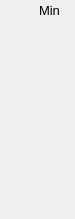
    <widget class="PyDMFrame" name="composite_3">
      <property name="geometry">
        <rect>
          <x>771</x>
          <y>60</y>
          <width>75</width>
          <height>219</height>
        </rect>
      </property>
      <widget class="QLabel" name="text_13">
        <property name="geometry">
          <rect>
            <x>39</x>
            <y>0</y>
            <width>30</width>
            <height>20</height>
          </rect>
        </property>
        <property name="text">
          <string>Min</string>
        </property>
        <property name="font" stdset="0">
          <font>
            <pointsize>10</pointsize>
          </font>
        </property>
        <property name="brush" stdset="0">
          <brush brushstyle="SolidPattern">
            <color alpha="255">
              <red>0</red>
              <green>0</green>
              <blue>0</blue>
            </color>
          </brush>
        </property>
        <property name="toolTip">
          <string>text_13</string>
        </property>
        <property name="alignment">
          <set>Qt::AlignLeading|Qt::AlignLeft|Qt::AlignVCenter</set>
        </property>
        <property name="styleSheet">
          <string notr="true">QLabel#text_13 {
  color: rgb(0, 0, 0);
  }</string>
        </property>
      </widget>
      <widget class="PyDMLabel" name="text_update_16">
        <property name="geometry">
          <rect>
            <x>0</x>
            <y>24</y>
            <width>75</width>
            <height>20</height>
          </rect>
        </property>
        <property name="toolTip">
          <string>PV: ${prefix}${ROI1}MinValue_RBV</string>
        </property>
        <property name="channel" stdset="0">
          <string>ca://${prefix}${ROI1}MinValue_RBV</string>
        </property>
        <property name="font" stdset="0">
          <font>
            <pointsize>10</pointsize>
          </font>
        </property>
        <property name="alignment">
          <set>Qt::AlignRight|Qt::AlignTrailing|Qt::AlignVCenter</set>
        </property>
        <property name="textInteractionFlags">
          <set>Qt::TextSelectableByKeyboard|Qt::TextSelectableByMouse</set>
        </property>
        <property name="styleSheet">
          <string notr="true">PyDMLabel#text_update_16 {
  color: rgb(42, 99, 228);
  background-color: rgb(187, 187, 187);
  }</string>
        </property>
      </widget>
      <widget class="PyDMLabel" name="text_update_17">
        <property name="geometry">
          <rect>
            <x>0</x>
            <y>49</y>
            <width>75</width>
            <height>20</height>
          </rect>
        </property>
        <property name="toolTip">
          <string>PV: ${prefix}${ROI2}MinValue_RBV</string>
        </property>
        <property name="channel" stdset="0">
          <string>ca://${prefix}${ROI2}MinValue_RBV</string>
        </property>
        <property name="font" stdset="0">
          <font>
            <pointsize>10</pointsize>
          </font>
        </property>
        <property name="alignment">
          <set>Qt::AlignRight|Qt::AlignTrailing|Qt::AlignVCenter</set>
        </property>
        <property name="textInteractionFlags">
          <set>Qt::TextSelectableByKeyboard|Qt::TextSelectableByMouse</set>
        </property>
        <property name="styleSheet">
          <string notr="true">PyDMLabel#text_update_17 {
  color: rgb(42, 99, 228);
  background-color: rgb(187, 187, 187);
  }</string>
        </property>
      </widget>
      <widget class="PyDMLabel" name="text_update_18">
        <property name="geometry">
          <rect>
            <x>0</x>
            <y>74</y>
            <width>75</width>
            <height>20</height>
          </rect>
        </property>
        <property name="toolTip">
          <string>PV: ${prefix}${ROI3}MinValue_RBV</string>
        </property>
        <property name="channel" stdset="0">
          <string>ca://${prefix}${ROI3}MinValue_RBV</string>
        </property>
        <property name="font" stdset="0">
          <font>
            <pointsize>10</pointsize>
          </font>
        </property>
        <property name="alignment">
          <set>Qt::AlignRight|Qt::AlignTrailing|Qt::AlignVCenter</set>
        </property>
        <property name="textInteractionFlags">
          <set>Qt::TextSelectableByKeyboard|Qt::TextSelectableByMouse</set>
        </property>
        <property name="styleSheet">
          <string notr="true">PyDMLabel#text_update_18 {
  color: rgb(42, 99, 228);
  background-color: rgb(187, 187, 187);
  }</string>
        </property>
      </widget>
      <widget class="PyDMLabel" name="text_update_19">
        <property name="geometry">
          <rect>
            <x>0</x>
            <y>99</y>
            <width>75</width>
            <height>20</height>
          </rect>
        </property>
        <property name="toolTip">
          <string>PV: ${prefix}${ROI4}MinValue_RBV</string>
        </property>
        <property name="channel" stdset="0">
          <string>ca://${prefix}${ROI4}MinValue_RBV</string>
        </property>
        <property name="font" stdset="0">
          <font>
            <pointsize>10</pointsize>
          </font>
        </property>
        <property name="alignment">
          <set>Qt::AlignRight|Qt::AlignTrailing|Qt::AlignVCenter</set>
        </property>
        <property name="textInteractionFlags">
          <set>Qt::TextSelectableByKeyboard|Qt::TextSelectableByMouse</set>
        </property>
        <property name="styleSheet">
          <string notr="true">PyDMLabel#text_update_19 {
  color: rgb(42, 99, 228);
  background-color: rgb(187, 187, 187);
  }</string>
        </property>
      </widget>
      <widget class="PyDMLabel" name="text_update_20">
        <property name="geometry">
          <rect>
            <x>0</x>
            <y>124</y>
            <width>75</width>
            <height>20</height>
          </rect>
        </property>
        <property name="toolTip">
          <string>PV: ${prefix}${ROI5}MinValue_RBV</string>
        </property>
        <property name="channel" stdset="0">
          <string>ca://${prefix}${ROI5}MinValue_RBV</string>
        </property>
        <property name="font" stdset="0">
          <font>
            <pointsize>10</pointsize>
          </font>
        </property>
        <property name="alignment">
          <set>Qt::AlignRight|Qt::AlignTrailing|Qt::AlignVCenter</set>
        </property>
        <property name="textInteractionFlags">
          <set>Qt::TextSelectableByKeyboard|Qt::TextSelectableByMouse</set>
        </property>
        <property name="styleSheet">
          <string notr="true">PyDMLabel#text_update_20 {
  color: rgb(42, 99, 228);
  background-color: rgb(187, 187, 187);
  }</string>
        </property>
      </widget>
      <widget class="PyDMLabel" name="text_update_21">
        <property name="geometry">
          <rect>
            <x>0</x>
            <y>149</y>
            <width>75</width>
            <height>20</height>
          </rect>
        </property>
        <property name="toolTip">
          <string>PV: ${prefix}${ROI6}MinValue_RBV</string>
        </property>
        <property name="channel" stdset="0">
          <string>ca://${prefix}${ROI6}MinValue_RBV</string>
        </property>
        <property name="font" stdset="0">
          <font>
            <pointsize>10</pointsize>
          </font>
        </property>
        <property name="alignment">
          <set>Qt::AlignRight|Qt::AlignTrailing|Qt::AlignVCenter</set>
        </property>
        <property name="textInteractionFlags">
          <set>Qt::TextSelectableByKeyboard|Qt::TextSelectableByMouse</set>
        </property>
        <property name="styleSheet">
          <string notr="true">PyDMLabel#text_update_21 {
  color: rgb(42, 99, 228);
  background-color: rgb(187, 187, 187);
  }</string>
        </property>
      </widget>
      <widget class="PyDMLabel" name="text_update_22">
        <property name="geometry">
          <rect>
            <x>0</x>
            <y>174</y>
            <width>75</width>
            <height>20</height>
          </rect>
        </property>
        <property name="toolTip">
          <string>PV: ${prefix}${ROI7}MinValue_RBV</string>
        </property>
        <property name="channel" stdset="0">
          <string>ca://${prefix}${ROI7}MinValue_RBV</string>
        </property>
        <property name="font" stdset="0">
          <font>
            <pointsize>10</pointsize>
          </font>
        </property>
        <property name="alignment">
          <set>Qt::AlignRight|Qt::AlignTrailing|Qt::AlignVCenter</set>
        </property>
        <property name="textInteractionFlags">
          <set>Qt::TextSelectableByKeyboard|Qt::TextSelectableByMouse</set>
        </property>
        <property name="styleSheet">
          <string notr="true">PyDMLabel#text_update_22 {
  color: rgb(42, 99, 228);
  background-color: rgb(187, 187, 187);
  }</string>
        </property>
      </widget>
      <widget class="PyDMLabel" name="text_update_23">
        <property name="geometry">
          <rect>
            <x>0</x>
            <y>199</y>
            <width>75</width>
            <height>20</height>
          </rect>
        </property>
        <property name="toolTip">
          <string>PV: ${prefix}${ROI8}MinValue_RBV</string>
        </property>
        <property name="channel" stdset="0">
          <string>ca://${prefix}${ROI8}MinValue_RBV</string>
        </property>
        <property name="font" stdset="0">
          <font>
            <pointsize>10</pointsize>
          </font>
        </property>
        <property name="alignment">
          <set>Qt::AlignRight|Qt::AlignTrailing|Qt::AlignVCenter</set>
        </property>
        <property name="textInteractionFlags">
          <set>Qt::TextSelectableByKeyboard|Qt::TextSelectableByMouse</set>
        </property>
        <property name="styleSheet">
          <string notr="true">PyDMLabel#text_update_23 {
  color: rgb(42, 99, 228);
  background-color: rgb(187, 187, 187);
  }</string>
        </property>
      </widget>
    </widget>
